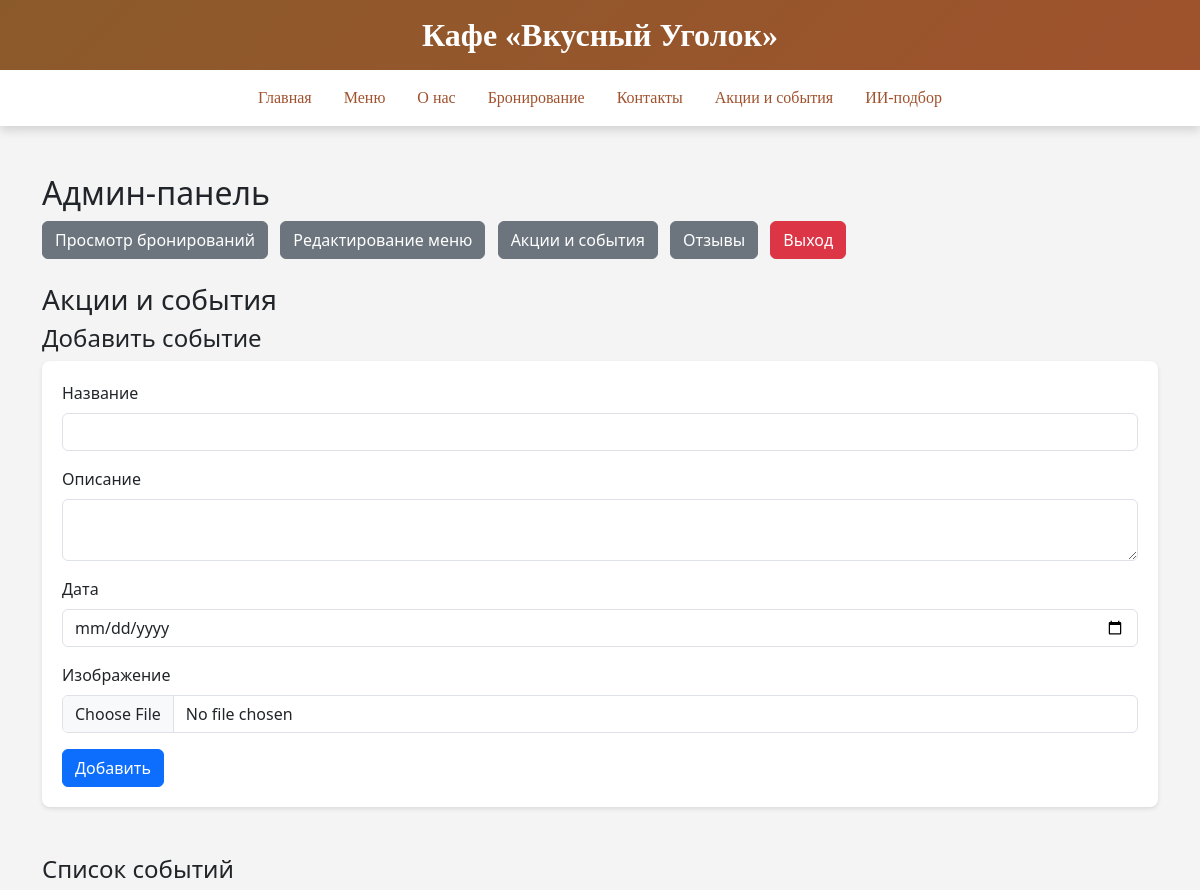
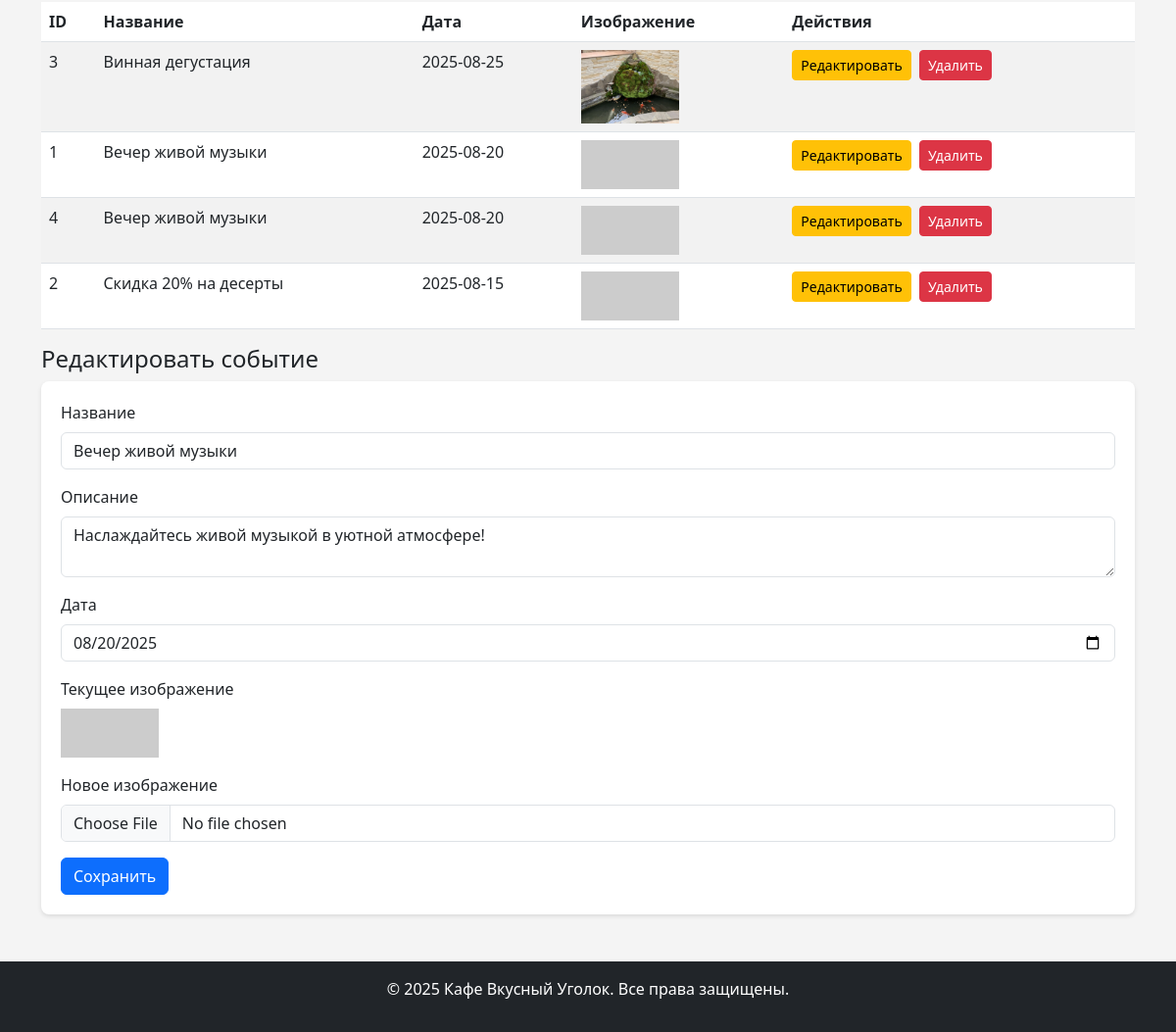
Screenshot of /admin.php?section=events&edit_event=1 (signed in) with the database file from the repository (2 pictures, top to bottom).
### tables this page shows
CREATE TABLE `events` (
  `id` int(11) NOT NULL,
  `title` varchar(255) NOT NULL,
  `description` text,
  `date` date NOT NULL,
  `image` varchar(255) DEFAULT NULL
);

### admin.php (the view, shortened to what this page needs)
<?php
include 'includes/db_connect.php';
$csrf = $_SESSION['csrf'];
function sanitize(?string $s): string {
    return htmlspecialchars($s ?? '', ENT_QUOTES | ENT_SUBSTITUTE, 'UTF-8');
}
$section = filter_input(INPUT_GET, 'section', FILTER_DEFAULT) ?? 'bookings';
?>
<!DOCTYPE html>
<html lang="ru">
<head>
    <link href="https://cdn.jsdelivr.net/npm/bootstrap@5.3.0/dist/css/bootstrap.min.css" rel="stylesheet">
    <link href="css/admin.css" rel="stylesheet">
</head>
<body>
<?php include 'includes/header.php'; ?>
<div class="container my-5">
    <h2>Админ-панель</h2>
    <nav class="mb-4">
        <a href="admin.php?section=bookings" class="btn btn-secondary me-2">Просмотр бронирований</a>
        <a href="admin.php?section=menu" class="btn btn-secondary me-2">Редактирование меню</a>
        <a href="admin.php?section=events" class="btn btn-secondary me-2">Акции и события</a>
        <a href="admin.php?section=reviews" class="btn btn-secondary me-2">Отзывы</a>
        <a href="admin.php?logout=1" class="btn btn-danger">Выход</a>
    </nav>
    <?php if ($section === 'bookings'): ?>
        <h3>Список бронирований</h3>
        <div class="mb-3">
            <label for="search" class="form-label">Поиск</label>
            <input type="text" id="search" class="form-control" placeholder="Введите имя, дату, время или контакт" onkeyup="searchBookings()">
        </div>
        <table class="table table-striped" id="bookingsTable">
            <thead>
            <tr><th>ID</th><th>Имя</th><th>Дата</th><th>Время</th><th>Гости</th><th>Контакт</th></tr>
            </thead>
            <tbody id="bookingsBody">
            <?php
            $stmt = $pdo->query("SELECT * FROM bookings ORDER BY date DESC");
            while ($booking = $stmt->fetch(PDO::FETCH_ASSOC)) {
                echo '<tr data-name="'.sanitize($booking['name']).'" data-date="'.sanitize($booking['date']).'" data-time="'.sanitize($booking['time']).'" data-contact="'.sanitize($booking['contact']).'">';
                echo '<td>'.(int)$booking['id'].'</td><td>'.sanitize($booking['name']).'</td><td>'.sanitize($booking['date']).'</td><td>'.sanitize($booking['time']).'</td><td>'.(int)$booking['guests'].'</td><td>'.sanitize($booking['contact']).'</td></tr>';
            }
            ?>
            </tbody>
        </table>
        <script>
            function searchBookings() {
                const input = document.getElementById('search').value.toLowerCase();
                const rows = document.getElementById('bookingsBody').getElementsByTagName('tr');
                for (let i = 0; i < rows.length; i++) {
                    const name = rows[i].getAttribute('data-name').toLowerCase();
                    const date = rows[i].getAttribute('data-date').toLowerCase();
                    const time = rows[i].getAttribute('data-time').toLowerCase();
                    const contact = rows[i].getAttribute('data-contact').toLowerCase();
                    rows[i].style.display = (name.includes(input) || date.includes(input) || time.includes(input) || contact.includes(input)) ? '' : 'none';
                }
            }
        </script>
    <?php elseif ($section === 'events'): ?>
        <h3>Акции и события</h3>
        <h4>Добавить событие</h4>
        <form method="POST" enctype="multipart/form-data" class="mb-5">
            <div class="mb-3"><label class="form-label">Название</label><input type="text" name="title" class="form-control" required></div>
            <div class="mb-3"><label class="form-label">Описание</label><textarea name="description" class="form-control"></textarea></div>
            <div class="mb-3"><label class="form-label">Дата</label><input type="date" name="date" class="form-control" required></div>
            <div class="mb-3"><label class="form-label">Изображение</label><input type="file" name="image" class="form-control" accept="image/*"></div>
            <button type="submit" name="add_event" class="btn btn-primary">Добавить</button>
        </form>
        <h4>Список событий</h4>
        <table class="table table-striped">
            <thead><tr><th>ID</th><th>Название</th><th>Дата</th><th>Изображение</th><th>Действия</th></tr></thead>
            <tbody>
            <?php
            $stmt = $pdo->query("SELECT * FROM events ORDER BY date DESC");
            while ($event = $stmt->fetch(PDO::FETCH_ASSOC)) {
                echo '<tr><td>'.(int)$event['id'].'</td><td>'.sanitize($event['title']).'</td><td>'.sanitize($event['date']).'</td>';
                echo '<td><img src="'.sanitize($event['image']).'" alt="Изображение" style="width: 100px; height: auto;"></td>';
                echo '<td>
                        <a href="admin.php?section=events&edit_event='.(int)$event['id'].'" class="btn btn-sm btn-warning me-1">Редактировать</a>
                        <a href="admin.php?section=events&delete_event='.(int)$event['id'].'&token='.sanitize($csrf).'" class="btn btn-sm btn-danger" onclick="return confirm(\'Удалить?\')">Удалить</a>
                      </td></tr>';
            }
            ?>
            </tbody>
        </table>
        <?php if (isset($_GET['edit_event'])):
            $id = filter_input(INPUT_GET, 'edit_event', FILTER_VALIDATE_INT);
            if ($id) {
                $stmt = $pdo->prepare("SELECT * FROM events WHERE id = ?");
                $stmt->execute([$id]);
                $event = $stmt->fetch(PDO::FETCH_ASSOC);
            }
            if (!empty($event)):
        ?>
            <h4>Редактировать событие</h4>
            <form method="POST" enctype="multipart/form-data">
                <div class="mb-3"><label class="form-label">Название</label><input type="text" name="title" value="<?= sanitize($event['title']) ?>" class="form-control" required></div>
                <div class="mb-3"><label class="form-label">Описание</label><textarea name="description" class="form-control"><?= sanitize($event['description']) ?></textarea></div>
                <div class="mb-3"><label class="form-label">Дата</label><input type="date" name="date" value="<?= sanitize($event['date']) ?>" class="form-control" required></div>
                <div class="mb-3"><label class="form-label">Текущее изображение</label><br><img src="<?= sanitize($event['image']) ?>" alt="Изображение" style="width: 100px; height: auto;"></div>
                <div class="mb-3"><label class="form-label">Новое изображение</label><input type="file" name="image" class="form-control" accept="image/*"></div>
                <button type="submit" name="edit_event" class="btn btn-primary">Сохранить</button>
            </form>
        <?php endif; endif; ?>
    <?php endif; ?>
</div>
<?php include 'includes/footer.php'; ?>
</body>
</html>

### css/admin.css (style rules this page uses)
body { background-color: #f4f4f4; }
.table { background-color: white; }
.btn-secondary { background-color: #6c757d; }
form { background-color: white; padding: 20px; border-radius: 8px; box-shadow: 0 2px 4px rgba(0,0,0,0.1); }

### rows the page displays
events: id "3", title "Винная дегустация", date "2025-08-25", image (picture)
events: id "1", title "Вечер живой музыки", date "2025-08-20", description "Наслаждайтесь живой музыкой в уютной атмосфере!", date "08/20/2025"
events: id "4", title "Вечер живой музыки", date "2025-08-20"
events: id "2", title "Скидка 20% на десерты", date "2025-08-15"
